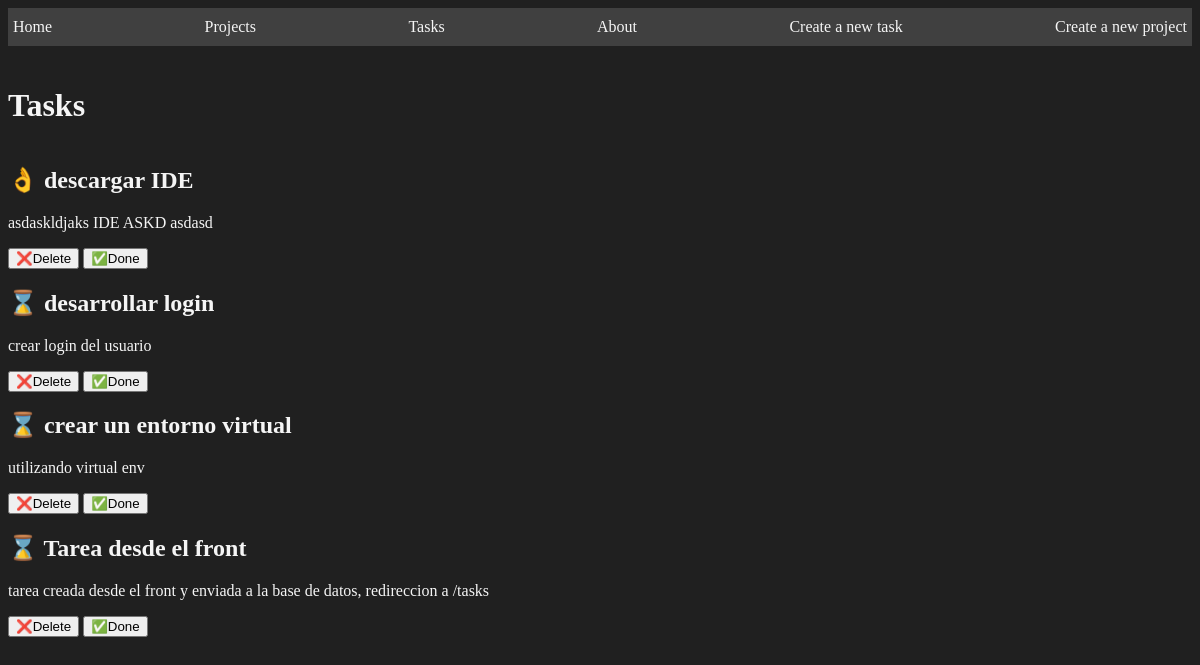
/tasks/, run on the app's committed database.
### myapp/models.py (models this page shows, shortened)
class Task(models.Model):
    title = models.CharField(max_length=200)
    description = models.TextField()
    project = models.ForeignKey(Project, on_delete=models.CASCADE)
    done = models.BooleanField(default=False)

### myapp/views.py (the view)
# urls.py: path('tasks/', views.tasks, name='tasks'),
def tasks(request):
    tasks = Task.objects.all()
    return render(request, 'tasks/tasks.html',{
        'tasks':tasks
    })

### myapp/templates/tasks/tasks.html
    {% extends 'layouts/base.html' %}
    {% block content %}
    <h1>Tasks</h1>
    {% for task in tasks%}
    <div>
        <h2>{% if task.done == False %} ⌛ {% else %} 👌 {% endif %} {{task.title}} </h2>
        <p>{{task.description}}</p>
        <button>
            ❌Delete
        </button>
        <button>
            ✅Done
        </button>
    </div>
    {% endfor%}
    {% endblock %}

### myapp/static/styles/styles.css (style rules this page uses)
body { background-color: #202020; color: whitesmoke; }

### data on the page
Task: title "descargar IDE", description "asdaskldjaks IDE ASKD asdasd"
Task: title "desarrollar login", description "crear login del usuario"
Task: title "crear un entorno virtual", description "utilizando virtual env"
Task: title "Tarea desde el front", description "tarea creada desde el front y enviada a la base de datos, redireccion a /tasks"
